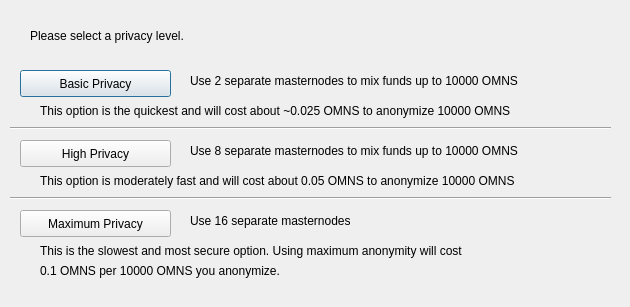
<?xml version="1.0" encoding="UTF-8"?>
<ui version="4.0">
 <class>ObfuscationConfig</class>
 <widget class="QDialog" name="ObfuscationConfig">
  <property name="geometry">
   <rect>
    <x>0</x>
    <y>0</y>
    <width>630</width>
    <height>307</height>
   </rect>
  </property>
  <property name="windowTitle">
   <string>Configure Obfuscation</string>
  </property>
  <widget class="QPushButton" name="buttonBasic">
   <property name="geometry">
    <rect>
     <x>20</x>
     <y>70</y>
     <width>151</width>
     <height>27</height>
    </rect>
   </property>
   <property name="text">
    <string>Basic Privacy</string>
   </property>
  </widget>
  <widget class="QPushButton" name="buttonHigh">
   <property name="geometry">
    <rect>
     <x>20</x>
     <y>140</y>
     <width>151</width>
     <height>27</height>
    </rect>
   </property>
   <property name="text">
    <string>High Privacy</string>
   </property>
  </widget>
  <widget class="QPushButton" name="buttonMax">
   <property name="geometry">
    <rect>
     <x>20</x>
     <y>210</y>
     <width>151</width>
     <height>27</height>
    </rect>
   </property>
   <property name="text">
    <string>Maximum Privacy</string>
   </property>
  </widget>
  <widget class="QLabel" name="label">
   <property name="geometry">
    <rect>
     <x>30</x>
     <y>20</y>
     <width>571</width>
     <height>31</height>
    </rect>
   </property>
   <property name="text">
    <string>Please select a privacy level.</string>
   </property>
  </widget>
  <widget class="QLabel" name="label_2">
   <property name="geometry">
    <rect>
     <x>190</x>
     <y>70</y>
     <width>421</width>
     <height>21</height>
    </rect>
   </property>
   <property name="text">
    <string>Use 2 separate masternodes to mix funds up to 10000 OMNS</string>
   </property>
  </widget>
  <widget class="QLabel" name="label_3">
   <property name="geometry">
    <rect>
     <x>190</x>
     <y>140</y>
     <width>411</width>
     <height>21</height>
    </rect>
   </property>
   <property name="text">
    <string>Use 8 separate masternodes to mix funds up to 10000 OMNS</string>
   </property>
  </widget>
  <widget class="QLabel" name="label_4">
   <property name="geometry">
    <rect>
     <x>190</x>
     <y>210</y>
     <width>421</width>
     <height>21</height>
    </rect>
   </property>
   <property name="text">
    <string>Use 16 separate masternodes</string>
   </property>
  </widget>
  <widget class="QLabel" name="label_6">
   <property name="geometry">
    <rect>
     <x>40</x>
     <y>100</y>
     <width>561</width>
     <height>21</height>
    </rect>
   </property>
   <property name="text">
    <string>This option is the quickest and will cost about ~0.025 OMNS to anonymize 10000 OMNS</string>
   </property>
  </widget>
  <widget class="QLabel" name="label_7">
   <property name="geometry">
    <rect>
     <x>40</x>
     <y>170</y>
     <width>561</width>
     <height>21</height>
    </rect>
   </property>
   <property name="text">
    <string>This option is moderately fast and will cost about 0.05 OMNS to anonymize 10000 OMNS</string>
   </property>
  </widget>
  <widget class="QLabel" name="label_8">
   <property name="geometry">
    <rect>
     <x>40</x>
     <y>240</y>
     <width>561</width>
     <height>21</height>
    </rect>
   </property>
   <property name="text">
    <string>This is the slowest and most secure option. Using maximum anonymity will cost</string>
   </property>
  </widget>
  <widget class="QLabel" name="label_9">
   <property name="geometry">
    <rect>
     <x>40</x>
     <y>260</y>
     <width>561</width>
     <height>21</height>
    </rect>
   </property>
   <property name="text">
    <string>0.1 OMNS per 10000 OMNS you anonymize.</string>
   </property>
  </widget>
  <widget class="Line" name="line">
   <property name="geometry">
    <rect>
     <x>10</x>
     <y>120</y>
     <width>601</width>
     <height>16</height>
    </rect>
   </property>
   <property name="orientation">
    <enum>Qt::Horizontal</enum>
   </property>
  </widget>
  <widget class="Line" name="line_2">
   <property name="geometry">
    <rect>
     <x>10</x>
     <y>190</y>
     <width>601</width>
     <height>16</height>
    </rect>
   </property>
   <property name="orientation">
    <enum>Qt::Horizontal</enum>
   </property>
  </widget>
 </widget>
 <resources/>
 <connections/>
</ui>
